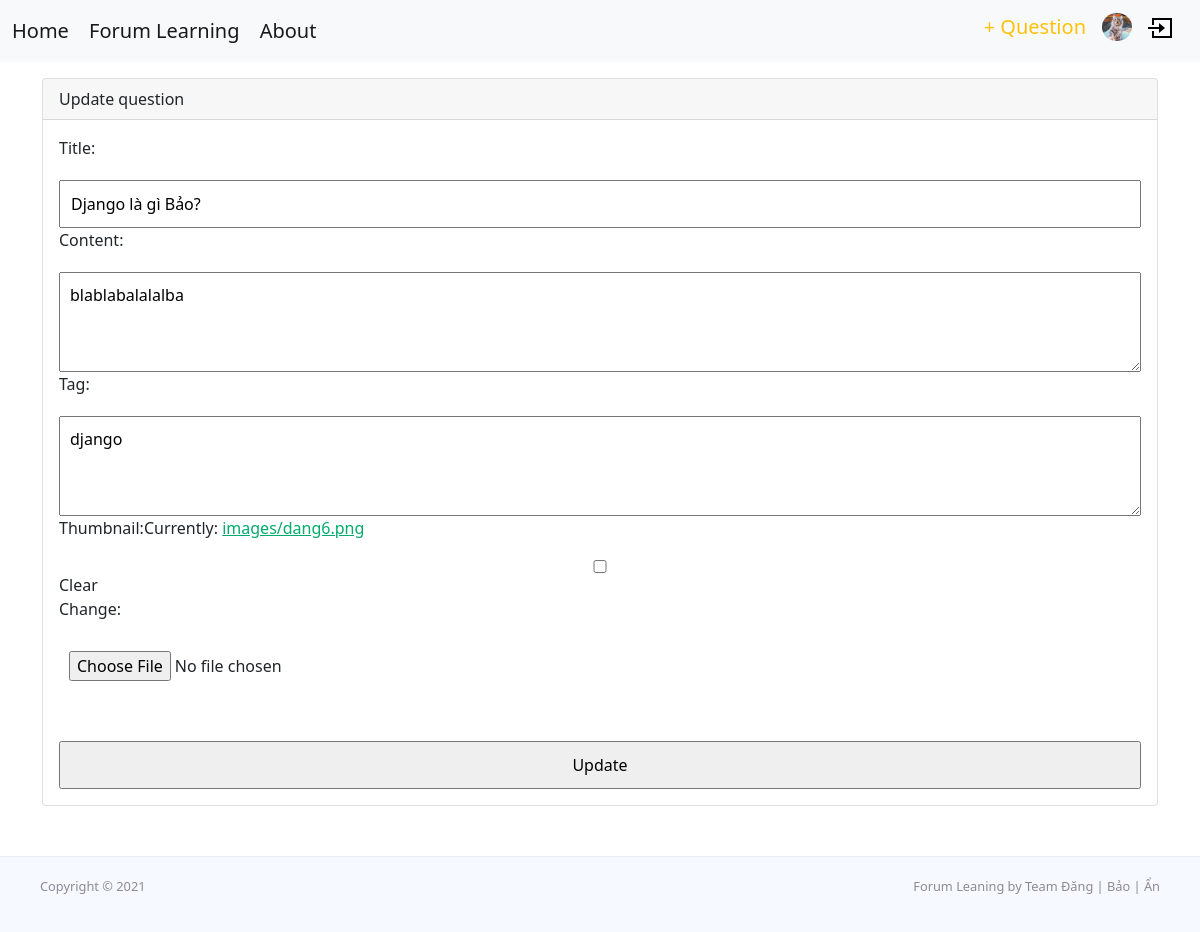
Page /questions/edit/9/ (signed in) on the committed database.
### accounts/models.py (models this page shows, shortened)
class Profile(models.Model):
    user = models.OneToOneField(User, on_delete=models.CASCADE)
    image = models.ImageField(default='default.jpg', upload_to='profile_pics')

### questions/models.py (models this page shows, shortened)
class Question(models.Model):
    id = models.AutoField(primary_key=True)
    title = models.CharField(max_length=100)
    content = models.TextField()
    tag = models.TextField()
    date = models.DateTimeField(auto_now_add=True)
    thumbnail = models.ImageField(upload_to='images/', blank=True, null=True)
    author = models.ForeignKey(
        User, default=None, on_delete=models.CASCADE)

### questions/views.py (the view)
def question_edit(request, question_id):
    question = Question.objects.get(id=question_id)
    if request.method == 'POST':
        form = forms.CreateQuestionForm(request.POST, instance=question)
        if form.is_valid():
            form.save()
            return redirect('accounts:accounts_profile_me')
    else:
        form = forms.CreateQuestionForm(instance=question)
    return render(request, 'questions/question_edit.html', {'form': form, 'question': question})

### questions/forms.py
class CreateQuestionForm(forms.ModelForm):
    class Meta:
        model = models.Question
        fields = ['title', 'content', 'tag', 'thumbnail']

### questions/templates/questions/question_edit.html (shortened to what this page needs)
{% extends 'base_layout.html' %}
{% block content %}
<div class="card mb-5">
  <div class="card-header">Update question</div>
  <div class="card-body">
    <form class="form-question-create" action="{% url 'question_edit' question_id=question.id %}" method="post"
      enctype="multipart/form-data">
      {{ form }}
      <input type="submit" value="Update">
    </form>
  </div>
</div>
{% endblock %}

### templates/base_layout.html (shortened to what this page needs)
<!DOCTYPE html>
<html lang="en">
<head>
  <link href="https://cdn.jsdelivr.net/npm/bootstrap@5.1.3/dist/css/bootstrap.min.css" rel="stylesheet"
 />
  <link rel="stylesheet" href="/static/styles/style.css" />
</head>
<body>
  <nav class="navbar navbar-light bg-light">
    <div class="container-fluid">
      <div>
        <a class="navbar-brand {% if request.path == '/' %} text-primary {% endif %}" href="/">Home</a>
        <a class="navbar-brand {% if request.path == '/questions/' %} text-primary {% endif %}"
          href="{% url 'question_list' %}">Forum Learning</a>
        <a class="navbar-brand {% if request.path == '/about' %} text-primary {% endif %}" href="/about">About</a>
      </div>
      {% if user.is_authenticated %}
      <div class="d-flex align-items-center">
        <h5 class="navbar-brand">
          <a class="text-decoration-none text-warning" href="{% url 'question_create' %}">+ Question</a>
        </h5>
        <h5 class="navbar-brand">
          <a class="text-decoration-none text-success" href="{% url 'accounts:accounts_profile_me' %}">
            {% if user.profile.image.url %}
            <img width="30px" class="rounded-circle account-img" src="{{ user.profile.image.url }}" />
            {% else %}
            <img width="30px" class="rounded-circle account-img" src="https://dummyimage.com/100x100" />
            {% endif %}
          </a>
        </h5>
        <h5 class="navbar-brand">
          <a class="text-decoration-none text-danger" href="{% url 'accounts:logout' %}">
            <svg width="24" height="24" xmlns="http://www.w3.org/2000/svg" fill-rule="evenodd" clip-rule="evenodd">
              <path d="M24 22h-20v-7h2v5h16v-16h-16v5h-2v-7h20v20zm-13-11v-4l6 5-6 5v-4h-11v-2h11z" />
            </svg>
          </a>
        </h5>
      </div>
      {% endif %}
    </div>
  </nav>
  <div class="container">
    <div class="mt-3">{% block content %} {% endblock %}</div>
  </div>
  <div class="footer">
    <p class="pull-left">Copyright &copy; 2021</p>
    <p class="pull-right">Forum Leaning by Team Đăng | Bảo | Ẩn</p>
  </div>
</body>
</html>

### assets/styles/style.css (style rules this page uses)
body { background-color: white; }
a { color: #00ab6b; }
a, a:hover { transition: all 0.2s; }
.footer { display: flex; justify-content: space-between; border-top: 1px solid rgba(0, 0, 0, 0.05) !important; padding-top: 15px; padding-bottom: 12px; font-size: 0.8rem; color: rgba(0, 0, 0, 0.44); margin-top: 50px; padding: 20px 40px; }

### assets/styles/questions.css (style rules this page uses)
.form-question-create input, .form-question-create textarea { display: block; margin: 20px 0 0 0; padding: 10px; width: 100%; }
.form-question-create textarea { max-height: 100px; }
#id_thumbnail { padding-bottom: 40px; }

### assets/styles/homepage.css (style rules this page uses)
.footer { background: #f6f9ff; padding: 0 0 30px 0; font-size: 14px; }

### rows in the picture
Question: title "Django là gì Bảo?", content "blablabalalalba", tag "django"
